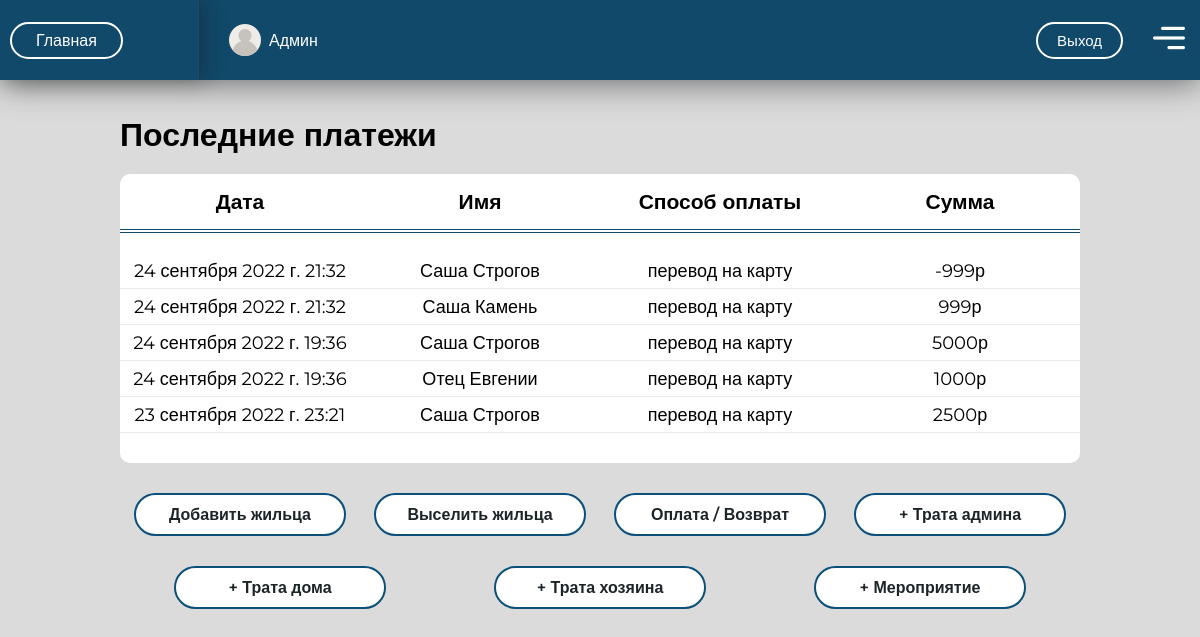
The app's page / (signed in) with its own data.
### otchet/models.py (models this page shows, shortened)
class PaymentsRefunds(models.Model):
    CHOICES = [
        ('card', 'Перевод на карту'),
        ('cash', 'Наличные'),
    ]
    date = models.DateTimeField(auto_now=True, verbose_name='Дата')
    user = models.ForeignKey(Profile, on_delete=models.SET_NULL, null=True, verbose_name='Профиль')
    name = models.CharField(max_length=100, null=True, default="", verbose_name='Имя')
    method = models.CharField(
        max_length=50,
        choices=CHOICES,
        default='card',
        verbose_name='Способ оплаты'
    )
    summa = models.IntegerField(default=0, verbose_name='Сумма оплаты')
    room = models.CharField(max_length=3, null=True, verbose_name='Номер комнаты')
    class Meta:
        abstract = True

class Payments(PaymentsRefunds):  # платежи
    class Meta:
        db_table = "payments"
        verbose_name = "Платеж"
        verbose_name_plural = "Платежи"
        ordering = ['-date']

### otchet/views.py (the view, shortened to what this page needs)
# urls.py: path('', views.index, name='index'),
def index(request):
    data = data_d(request)
    if request.method == 'POST' and request.POST['name_form'] == 'AddPaymentsForm':
        addPayments(request)
        return render(request, 'otchet/done.html', context=data)
    if request.method == 'POST' and request.POST['name_form'] == 'AddSpendingAdminForm':
        form2 = AddSpendingAdminForm(data=request.POST)
        data['form2'] = form2
        if form2.is_valid():
            form2.save()
            return render(request, 'otchet/done.html', context=data)
    if request.method == 'POST' and request.POST['name_form'] == 'AddSpendingHostelForms':
        form3 = AddSpendingHostelForms(data=request.POST)
        data['form3'] = form3
        if form3.is_valid():
            form3.save()
            return render(request, 'otchet/done.html', context=data)
    if request.method == 'POST' and request.POST['name_form'] == 'AddSpendingBossForms':
        form4 = AddSpendingBossForms(data=request.POST)
        data['form4'] = form4
        if form4.is_valid():
            form4.save()
            return render(request, 'otchet/done.html', context=data)
    if request.method == 'POST' and request.POST['name_form'] == 'AddEventsForms':
        form5 = AddEventsForms(data=request.POST)
        data['form5'] = form5
        if form5.is_valid():
            form5.save()
            return render(request, 'otchet/done.html', context=data)
    if request.method == 'POST' and request.POST['name_form'] == 'AddRefundsForms':
        addRefaunds(request)
        return render(request, 'otchet/done.html', context=data)
    return render(request, 'otchet/index.html', context=data)

### otchet/funk_otchet.py (called while the page is built, shortened)
def data_d(request):
    data = {}
    if request.user.is_authenticated and User.is_staff:
        name = request.user.first_name
        surname = request.user.last_name
        payments = list(Payments.objects.all())[:5]
        data = {
            'name': name,
            'surname': surname,
            'payments': payments
        }
    data['form'] = AddPepForm()
    data['form1'] = AddPaymentsForm()
    data['form2'] = AddSpendingAdminForm()
    data['form3'] = AddSpendingHostelForms()
    data['form4'] = AddSpendingBossForms()
    data['form5'] = AddEventsForms()
    data['form6'] = AddRefundsForms()
    data['form7'] = DepartmentForm()
    return data

### otchet/models.py (called while the page is built)
    def __str__(self):
        if self.number:
            return f'Комната №{self.number}'
        else:
            return ''

    def __str__(self):
        return f'{self.room} {self.name} {self.phone_number}'

### otchet/templates/otchet/index.html (shortened to what this page needs)
{% extends 'otchet/base.html' %}
{% load static %}
{% block content %}
    {% if request.user.is_authenticated and user.is_staff %}
    <div class="wrapper-content">
        <h1>Последние платежи</h1>
            <div class="payments">
                <ul class="stolb_payments">
                    <li>
                        <h5>Дата</h5>
                    </li>
                    <li>
                        <h5>Имя</h5>
                    </li>
                    <li>
                        <h5>Способ оплаты</h5>
                    </li>
                    <li>
                        <h5>Сумма</h5>
                    </li>
                </ul>
                {% for pay in payments %}
                    <div class="pay">
                        <div class="date_1 text_1">
                            {{ pay.date }}
                        </div>
                        <div class="user_1 text_1">
                            {{ pay.name }}
                        </div>
                        <div class="pay_method text_1">
                            {% if pay.method == 'card' %}
                                перевод на карту
                            {% elif pay.method == 'cash' %}
                                наличные
                            {% endif %}
                        </div>
                        <div class="summa text_1">
                            {{ pay.summa }}р
                        </div>
                    </div>
                {% endfor %}
            </div>
        <div class="append">
            <div class="append_but" id="append_but_peopl" onclick="add_peop()">Добавить жильца</div>
            <div class="append_but" id="depart_but_peopl" onclick="depart_peop()">Выселить жильца</div>
            <div class="but">
                <label for="pay_ref" class="append_but append_but2"  onclick="add_ref_pay()">
                    Оплата / Возврат
                </label>
            </div>
            <div class="append_but" id="append_spend_admin" onclick="add_spend_admin()">+ Трата админа</div>
            <div class="append_but" id="append_spend_hostel" onclick="add_spend_hostel()">+ Трата дома</div>
            <div class="append_but" id="append_spend_boss" onclick="add_spend_boss()">+ Трата хозяина</div>
             <div class="append_but" id="append_event" onclick="add_event()">+ Мероприятие</div>
        </div>
        {% endif %}
    </div>
{% endblock %}

### otchet/templates/otchet/base.html (shortened to what this page needs)
<!DOCTYPE html>
<html lang="en">
<head>
{% load static %}
    <link rel="stylesheet" href="{% static 'otchet/css/media.css' %}">
    <link rel="stylesheet" href="{% static 'otchet/css/index.css' %}">
    <link rel="stylesheet" href="{% static 'otchet/css/register.css' %}">
</head>
<body>
    <header>
        <div class="head_head _left">
            <a href="{% url 'index' %}" class="headr">Главная</a>
        </div>
        <div class="head_head _right">
            {% if request.user.is_authenticated %}
            <div class="info_admin">
                <div class="avatar">
                    <img src="{% static 'otchet/images/user.png' %}">
                </div>
                <div class="text_admin">
                    <h3>{{ name }}</h3>
                </div>
            </div>
            {% endif %}
        </div>
        <div class="buttons">
            {% if request.user.is_authenticated %}
                <a href="{% url 'logout' %}" class="but1">Выход</a>
                <div class="burger_menu" onclick="open_media_menu()">
                    <img src="{% static 'otchet/images/menu.png' %}">
                </div>
            {% else %}
                <a href="{% url 'register' %}" class="but1">Регистрация</a>
                <a href="{% url 'login' %}" class="but1 but2">Авторизация</a>
            {% endif %}
        </div>
    </header>
<div class="content">
    {% block content %}  {% endblock %}
</div>
</body>
</html>

### otchet/static/otchet/css/media.css (style rules this page uses)
@media screen and (max-width: 1511px) { .append { display: flex; justify-content: space-between; flex-wrap: wrap; } }
@media screen and (max-width: 1511px) { .append_but { width:19%; } }
@media screen and (max-width: 1511px) { .append_but2 { width:19%; } }
@media screen and (max-width: 1511px) { .but { width:19% !important; } }
@media screen and (max-width: 1415px) { .burger_menu { display: block !important; } }
@media screen and (max-width: 1415px) { .content { margin-right: 0 !important; } }
@media screen and (max-width: 1415px) { .wrapper-content { margin:auto; } }
@media screen and (max-width: 1202px) { .append_but { width:22%; } }
@media screen and (max-width: 1202px) { .append_but2 { width:22%; } }
@media screen and (max-width: 1202px) { .but { width:22% !important; } }

### otchet/static/otchet/css/index.css (style rules this page uses)
* { box-sizing: border-box; margin: 0; padding: 0; }
body { height: 100vh; background: #dbdbdb; font-family: 'Montserrat', sans-serif; }
ul { list-style:none; }
.buttons { height: 100%; display: flex; align-items: center; justify-content: center; margin-right: 15px; }
.but1 { margin: 10px; text-decoration: none; background: transparent; padding: 3px 19px; line-height: 27px; border-radius: 31px; color: #fff; font-weight: 500; font-size: 15px; transition: 0.2s; }
header { background: #11496a; height: 80px; width: 100%; margin-bottom: 30px; display: flex; align-items: center; position: fixed; z-index:3; box-shadow: 1px 1px 35px #1d2124ad; }
header a { margin: 10px; text-decoration: none; border: 2px solid #fff; padding: 3px 24px; line-height: 27px; color: #ffffff; font-size: 16px; font-weight: 500; border-radius: 30px; transition: 0.2s; }
.head_head { height: 100%; display: flex; align-items: center; }
._left { border-right: 1px solid #4a4a4a61; width: 20%; box-shadow: 5px 0px 20px #1010104f; margin-right: 33px; }
._right { width: 80%; }
.info_admin { display: flex; }
.content { display:flex; justify-content: space-between; margin-right: 40px; }
.but1 { border: 2px solid #fff; }
.wrapper-content { width: 80%; margin-top: 115px; }
.payments { background: #fff; border-radius: 10px; padding-bottom: 30px; margin-top: 20px; }
.avatar { width: 30%; display: flex; justify-content: center; align-items: center; margin-right: 10px; }
.text_admin { display:flex; align-items: center; }
.text_admin h3 { font-weight: 500; font-size: 16px; color: #ffffff; }
.stolb_payments { display: flex; justify-content: space-around; padding: 0; margin: 0; border-bottom: 4px double #11496a; margin-bottom: 20px; }
.stolb_payments li { width: 33%; text-align: center; font-size: 18px; padding: 15px; }
.stolb_payments li h5 { font-size: 21px; }
.pay { display: flex; justify-content: space-around; height: 36px; align-items: center; border-bottom: 1px solid #dddddd9c; }
.text_1 { width: 33%; text-align: center; height: 30px; line-height: 30px; position: relative; font-size: 18px; letter-spacing: 0.002em; }
.append { display:flex; justify-content: space-around; }
.append_but { display:block; text-align:center; padding: 10px; border: 2px solid #0a5078; border-radius: 30px; margin-top: 30px; background: #fff; font-weight: 600; color: #1c2428; transition:0.3s; position:relative; }
.but { position:relative; width: 17%; }
.append_but2 { width:100%; }
.burger_menu { display:none; margin: 0 0 0 20px; transition:0.2s; }

### records on screen
Payments: date "24 сентября 2022 г. 21:32", name "Саша Строгов", method "перевод на карту", summa "-999"
Payments: date "24 сентября 2022 г. 21:32", name "Саша Камень", method "перевод на карту", summa "999"
Payments: date "24 сентября 2022 г. 19:36", name "Саша Строгов", method "перевод на карту", summa "5000"
Payments: date "24 сентября 2022 г. 19:36", name "Отец Евгении", method "перевод на карту", summa "1000"
Payments: date "23 сентября 2022 г. 23:21", name "Саша Строгов", method "перевод на карту", summa "2500"

### other values on screen
{{ name }} "Админ"
